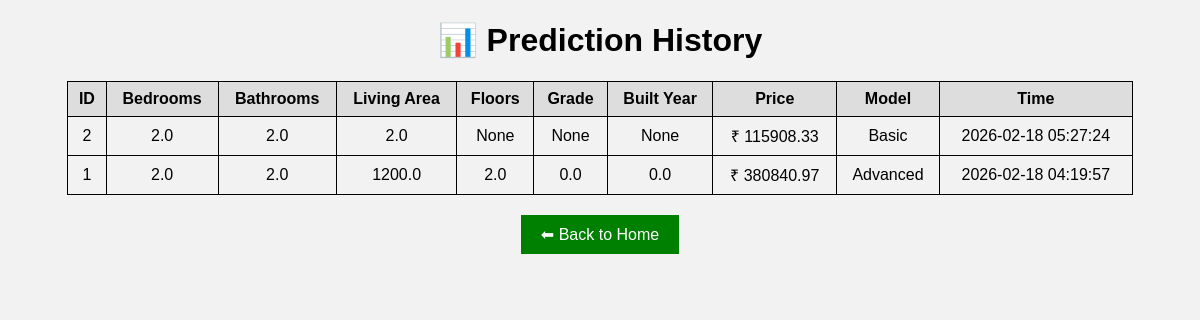
Before: /history with the older database file.
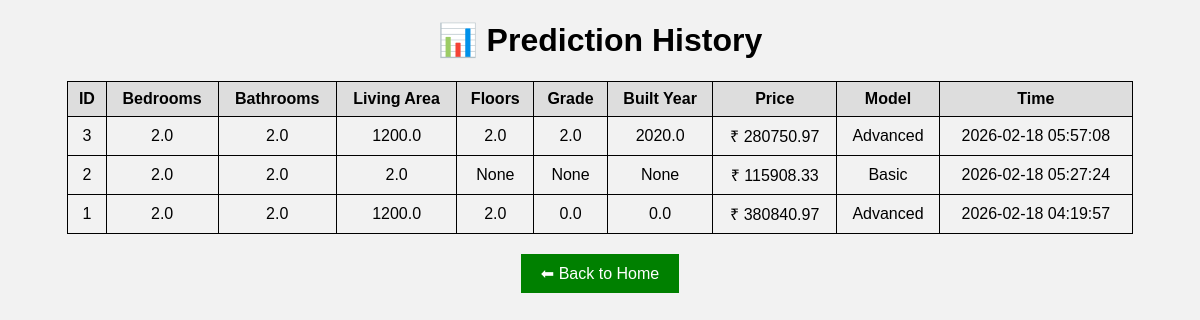
After: the same page with the newer database file.
### tables this page shows
CREATE TABLE predictions (
            id INTEGER PRIMARY KEY AUTOINCREMENT,
            bedrooms REAL,
            bathrooms REAL,
            living_area REAL,
            floors REAL,
            grade REAL,
            built_year REAL,
            price REAL,
            model TEXT,
            time TIMESTAMP DEFAULT CURRENT_TIMESTAMP
        );

### app.py (the view)
@app.route("/history")
def history():
    conn = sqlite3.connect("predictions.db")
    conn.row_factory = sqlite3.Row
    cursor = conn.cursor()
    cursor.execute("SELECT * FROM predictions ORDER BY id DESC")
    rows = cursor.fetchall()
    conn.close()
    return render_template("history.html", rows=rows)

### templates/history.html (shortened to what this page needs)
<!DOCTYPE html>
<html>
<head>
</head>
<body>
<h1>📊 Prediction History</h1>
<table>
<tr>
    <th>ID</th>
    <th>Bedrooms</th>
    <th>Bathrooms</th>
    <th>Living Area</th>
    <th>Floors</th>
    <th>Grade</th>
    <th>Built Year</th>
    <th>Price</th>
    <th>Model</th>
    <th>Time</th>
</tr>
{% for row in rows %}
<tr>
    <td>{{ row['id'] }}</td>
    <td>{{ row['bedrooms'] }}</td>
    <td>{{ row['bathrooms'] }}</td>
    <td>{{ row['living_area'] }}</td>
    <td>{{ row['floors'] }}</td>
    <td>{{ row['grade'] }}</td>
    <td>{{ row['built_year'] }}</td>
    <td>₹ {{ row['price'] }}</td>
    <td>{{ row['model'] }}</td>
    <td>{{ row['time'] }}</td>
</tr>
{% endfor %}
</table>
<a href="/">⬅ Back to Home</a>
</body>
</html>

### templates/history.html (style rules this page uses)
body { font-family: Arial; text-align: center; background-color: #f2f2f2; }
table { margin: auto; border-collapse: collapse; width: 90%; }
th, td { border: 1px solid black; padding: 8px; }
th { background-color: #ddd; }
a { display: inline-block; margin-top: 20px; padding: 10px 20px; background-color: green; color: white; text-decoration: none; }

Changed rows visible on the page:
added predictions: id "3", bedrooms "2.0", bathrooms "2.0", living_area "1200.0", floors "2.0", grade "2.0", built_year "2020.0", price "280750.97", model "Advanced", time "2026-02-18 05:57:08"
